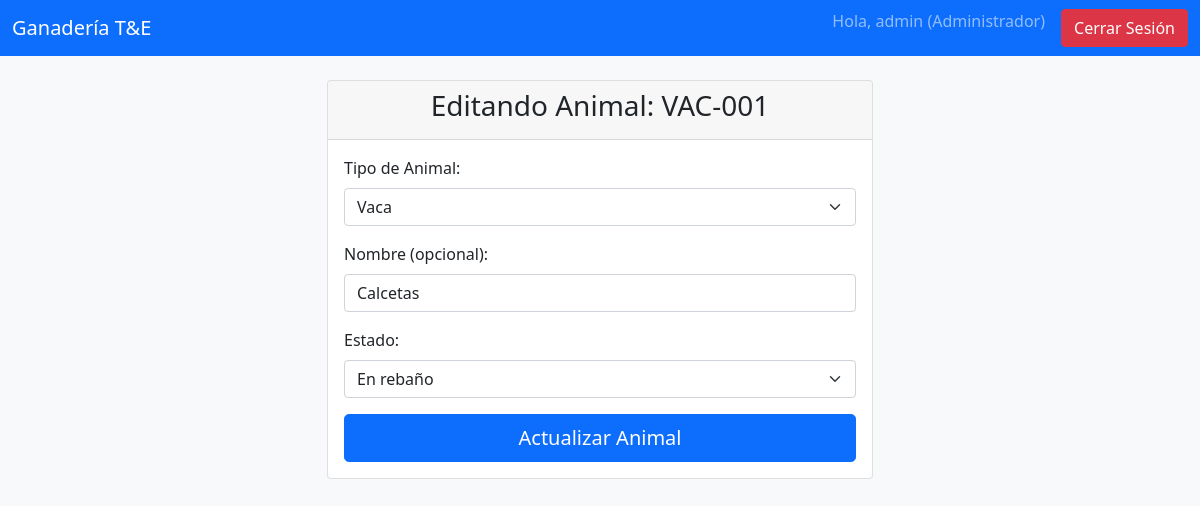
Page /animal/edit/1 (signed in) on the committed database.
### app.py (models this page shows)
class Animal(db.Model):
    id = db.Column(db.Integer, primary_key=True)
    codigo_unico = db.Column(db.String(20), unique=True, nullable=False)
    tipo = db.Column(db.String(50), nullable=False)
    nombre = db.Column(db.String(100), nullable=True)
    estado = db.Column(db.String(50), nullable=False)
    tratamientos = db.relationship('Tratamiento', backref='animal', lazy=True, cascade="all, delete-orphan")

### app.py (the view)
@app.route('/animal/edit/<int:animal_id>', methods=['GET', 'POST'])
def edit_animal(animal_id):
    if 'user_id' not in session or session['user_rol'] != 'Administrador': return redirect(url_for('login'))
    animal_a_editar = Animal.query.get_or_404(animal_id)
    if request.method == 'POST':
        animal_a_editar.tipo, animal_a_editar.nombre, animal_a_editar.estado = request.form['tipo'], request.form['nombre'] or None, request.form['estado']
        db.session.commit()
        return redirect(url_for('gestionar_animales'))
    return render_template('edit_animal.html', animal=animal_a_editar)

### Templates/edit_animal.html (shortened to what this page needs)
{% extends "base.html" %}
{% block content %}
<div class="row justify-content-center">
    <div class="col-md-8 col-lg-6">
        <div class="card">
            <div class="card-header">
                <h3 class="card-title text-center">Editando Animal: {{ animal.codigo_unico }}</h3>
            </div>
            <div class="card-body">
                <form action="{{ url_for('edit_animal', animal_id=animal.id) }}" method="post">
                    <div class="mb-3">
                        <label for="tipo" class="form-label">Tipo de Animal:</label>
                        <select id="tipo" name="tipo" class="form-select" required>
                            <option value="Vaca" {% if animal.tipo == 'Vaca' %}selected{% endif %}>Vaca</option>
                        </select>
                    </div>
                    <div class="mb-3">
                        <label for="nombre" class="form-label">Nombre (opcional):</label>
                        <input type="text" id="nombre" name="nombre" value="{{ animal.nombre if animal.nombre else '' }}" class="form-control">
                    </div>
                    <div class="mb-3">
                        <label for="estado" class="form-label">Estado:</label>
                        <select id="estado" name="estado" class="form-select" required>
                            <option value="En rebaño" {% if animal.estado == 'En rebaño' %}selected{% endif %}>En rebaño</option>
                        </select>
                    </div>
                    <div class="d-grid">
                        <button type="submit" class="btn btn-primary btn-lg">Actualizar Animal</button>
                    </div>
                </form>
            </div>
        </div>
    </div>
</div>
{% endblock %}

### Templates/base.html (style rules this page uses)
body { background-color: #f8f9fa; }

### rows in the picture
Animal: codigo_unico "VAC-001", tipo "Vaca", nombre "Calcetas", estado "En rebaño"

### other values in the picture
{{ session.username }} "admin"
{{ session.user_rol }} "Administrador"
